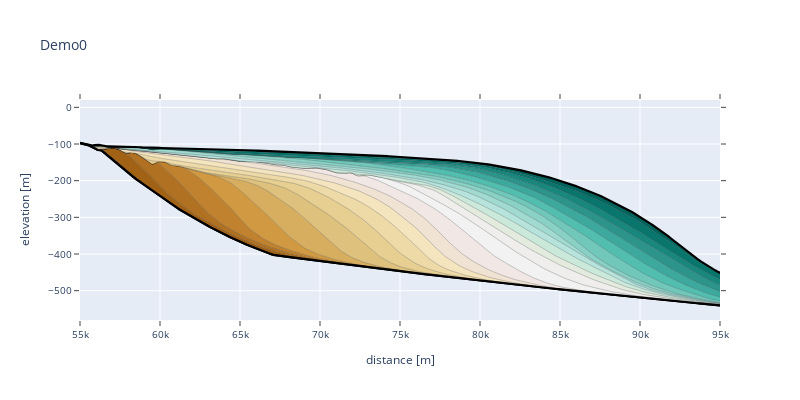

The notebook cell this image was saved under:
### Markdown cell above
# Visualization-1 (referred to Ding et al,2019)

### Code cell
import os
import re
import rdp
import numpy as np
import matplotlib.mlab as ml
import matplotlib.pyplot as plt
import stratalAnalyse as strata
# display plots in SVG format
%config InlineBackend.figure_format = 'svg'
%matplotlib inline

model_num = 0
num = 50
path = './Inputs/Models/results/demo'+str(model_num)+'_output/'
folder = path + 'h5/'
strat = strata.stratalSection(folder)
strat.loadStratigraphy(num)
x1 = strat.xi.min()
x2 = strat.xi.max()
y1 = 20000
y2 = 20000
nbpts = strat.nx
gfilt = 1
strat.buildSection(xo = x1, yo = y1, xm = x2, ym = y2, pts = nbpts, gfilter = gfilt)
strata.viewSection(width = 800, height = 400, cs = strat, title="Demo0",
            dnlay = 4, rangeX=[55000,95000], rangeY=[-580,20], linesize = 0.2)

### Figure 1 — Plotly figure (JSON) as saved in the notebook; plotly's stock layout.template omitted (floating-point values rounded to 4 significant figures; data arrays with more than 128 entries replaced by an {"elided": "..."} marker saying what was removed)
{"data": [{"line": {"color": "rgb(0, 0, 0)", "shape": "linear", "width": 2.2}, "mode": "lines", "type": "scatter", "x": {"elided": "1001 int values"}, "y": {"elided": "1001 float values"}}, {"fill": "tonexty", "fillcolor": "rgb(142, 82, 12)", "line": {"color": "rgb(0, 0, 0)", "shape": "linear", "width": 0.2}, "mode": "lines", "opacity": 0.5, "type": "scatter", "x": {"elided": "1001 int values"}, "y": {"elided": "1001 float values"}}, {"fill": "tonexty", "fillcolor": "rgb(161, 98, 22)", "line": {"color": "rgb(0, 0, 0)", "shape": "linear", "width": 0.2}, "mode": "lines", "opacity": 0.5, "type": "scatter", "x": {"elided": "1001 int values"}, "y": {"elided": "1001 float values"}}, {"fill": "tonexty", "fillcolor": "rgb(177, 113, 34)", "line": {"color": "rgb(0, 0, 0)", "shape": "linear", "width": 0.2}, "mode": "lines", "opacity": 0.5, "type": "scatter", "x": {"elided": "1001 int values"}, "y": {"elided": "1001 float values"}}, {"fill": "tonexty", "fillcolor": "rgb(192, 130, 47)", "line": {"color": "rgb(0, 0, 0)", "shape": "linear", "width": 0.2}, "mode": "lines", "opacity": 0.5, "type": "scatter", "x": {"elided": "1001 int values"}, "y": {"elided": "1001 float values"}}, {"fill": "tonexty", "fillcolor": "rgb(209, 154, 66)", "line": {"color": "rgb(0, 0, 0)", "shape": "linear", "width": 0.2}, "mode": "lines", "opacity": 0.5, "type": "scatter", "x": {"elided": "1001 int values"}, "y": {"elided": "1001 float values"}}, {"fill": "tonexty", "fillcolor": "rgb(215, 174, 95)", "line": {"color": "rgb(0, 0, 0)", "shape": "linear", "width": 0.2}, "mode": "lines", "opacity": 0.5, "type": "scatter", "x": {"elided": "1001 int values"}, "y": {"elided": "1001 float values"}}, {"fill": "tonexty", "fillcolor": "rgb(222, 193, 124)", "line": {"color": "rgb(0, 0, 0)", "shape": "linear", "width": 0.2}, "mode": "lines", "opacity": 0.5, "type": "scatter", "x": {"elided": "1001 int values"}, "y": {"elided": "1001 float values"}}, {"fill": "tonexty", "fillcolor": "rgb(231, 206, 145)", "line": {"color": "rgb(0, 0, 0)", "shape": "linear", "width": 0.2}, "mode": "lines", "opacity": 0.5, "type": "scatter", "x": {"elided": "1001 int values"}, "y": {"elided": "1001 float values"}}, {"fill": "tonexty", "fillcolor": "rgb(238, 218, 167)", "line": {"color": "rgb(0, 0, 0)", "shape": "linear", "width": 0.2}, "mode": "lines", "opacity": 0.5, "type": "scatter", "x": {"elided": "1001 int values"}, "y": {"elided": "1001 float values"}}, {"fill": "tonexty", "fillcolor": "rgb(245, 229, 190)", "line": {"color": "rgb(0, 0, 0)", "shape": "linear", "width": 0.2}, "mode": "lines", "opacity": 0.5, "type": "scatter", "x": {"elided": "1001 int values"}, "y": {"elided": "1001 float values"}}, {"fill": "tonexty", "fillcolor": "rgb(241, 227, 211)", "line": {"color": "rgb(0, 0, 0)", "shape": "linear", "width": 0.2}, "mode": "lines", "opacity": 0.5, "type": "scatter", "x": {"elided": "1001 int values"}, "y": {"elided": "1001 float values"}}, {"fill": "tonexty", "fillcolor": "rgb(241, 232, 229)", "line": {"color": "rgb(0, 0, 0)", "shape": "linear", "width": 0.2}, "mode": "lines", "opacity": 0.5, "type": "scatter", "x": {"elided": "1001 int values"}, "y": {"elided": "1001 float values"}}, {"fill": "tonexty", "fillcolor": "rgb(243, 242, 242)", "line": {"color": "rgb(0, 0, 0)", "shape": "linear", "width": 0.2}, "mode": "lines", "opacity": 0.5, "type": "scatter", "x": {"elided": "1001 int values"}, "y": {"elided": "1001 float values"}}, {"fill": "tonexty", "fillcolor": "rgb(239, 238, 236)", "line": {"color": "rgb(0, 0, 0)", "shape": "linear", "width": 0.2}, "mode": "lines", "opacity": 0.5, "type": "scatter", "x": {"elided": "1001 int values"}, "y": {"elided": "1001 float values"}}, {"fill": "tonexty", "fillcolor": "rgb(226, 235, 221)", "line": {"color": "rgb(0, 0, 0)", "shape": "linear", "width": 0.2}, "mode": "lines", "opacity": 0.5, "type": "scatter", "x": {"elided": "1001 int values"}, "y": {"elided": "1001 float values"}}, {"fill": "tonexty", "fillcolor": "rgb(203, 233, 218)", "line": {"color": "rgb(0, 0, 0)", "shape": "linear", "width": 0.2}, "mode": "lines", "opacity": 0.5, "type": "scatter", "x": {"elided": "1001 int values"}, "y": {"elided": "1001 float values"}}, {"fill": "tonexty", "fillcolor": "rgb(182, 227, 220)", "line": {"color": "rgb(0, 0, 0)", "shape": "linear", "width": 0.2}, "mode": "lines", "opacity": 0.5, "type": "scatter", "x": {"elided": "1001 int values"}, "y": {"elided": "1001 float values"}}, {"fill": "tonexty", "fillcolor": "rgb(160, 218, 209)", "line": {"color": "rgb(0, 0, 0)", "shape": "linear", "width": 0.2}, "mode": "lines", "opacity": 0.5, "type": "scatter", "x": {"elided": "1001 int values"}, "y": {"elided": "1001 float values"}}, {"fill": "tonexty", "fillcolor": "rgb(138, 209, 197)", "line": {"color": "rgb(0, 0, 0)", "shape": "linear", "width": 0.2}, "mode": "lines", "opacity": 0.5, "type": "scatter", "x": {"elided": "1001 int values"}, "y": {"elided": "1001 float values"}}, {"fill": "tonexty", "fillcolor": "rgb(112, 199, 186)", "line": {"color": "rgb(0, 0, 0)", "shape": "linear", "width": 0.2}, "mode": "lines", "opacity": 0.5, "type": "scatter", "x": {"elided": "1001 int values"}, "y": {"elided": "1001 float values"}}, {"fill": "tonexty", "fillcolor": "rgb(81, 190, 176)", "line": {"color": "rgb(0, 0, 0)", "shape": "linear", "width": 0.2}, "mode": "lines", "opacity": 0.5, "type": "scatter", "x": {"elided": "1001 int values"}, "y": {"elided": "1001 float values"}}, {"fill": "tonexty", "fillcolor": "rgb(61, 169, 158)", "line": {"color": "rgb(0, 0, 0)", "shape": "linear", "width": 0.2}, "mode": "lines", "opacity": 0.5, "type": "scatter", "x": {"elided": "1001 int values"}, "y": {"elided": "1001 float values"}}, {"fill": "tonexty", "fillcolor": "rgb(44, 148, 139)", "line": {"color": "rgb(0, 0, 0)", "shape": "linear", "width": 0.2}, "mode": "lines", "opacity": 0.5, "type": "scatter", "x": {"elided": "1001 int values"}, "y": {"elided": "1001 float values"}}, {"fill": "tonexty", "fillcolor": "rgb(24, 135, 126)", "line": {"color": "rgb(0, 0, 0)", "shape": "linear", "width": 0.2}, "mode": "lines", "opacity": 0.5, "type": "scatter", "x": {"elided": "1001 int values"}, "y": {"elided": "1001 float values"}}, {"fill": "tonexty", "fillcolor": "rgb(9, 118, 109)", "line": {"color": "rgb(0, 0, 0)", "shape": "linear", "width": 0.2}, "mode": "lines", "opacity": 0.5, "type": "scatter", "x": {"elided": "1001 int values"}, "y": {"elided": "1001 float values"}}, {"fill": "tonexty", "fillcolor": "rgb(1, 101, 93)", "line": {"color": "rgb(0, 0, 0)", "shape": "linear", "width": 2.2}, "mode": "lines", "type": "scatter", "x": {"elided": "1001 int values"}, "y": {"elided": "1001 float values"}}, {"line": {"color": "rgb(0, 0, 0)", "shape": "linear", "width": 2.2}, "mode": "lines", "type": "scatter", "x": {"elided": "1001 int values"}, "y": {"elided": "1001 float values"}}], "layout": {"font": {"size": 10}, "height": 400, "showlegend": false, "title": {"text": "Demo0"}, "width": 800, "xaxis": {"mirror": "ticks", "range": [55000, 95000], "showline": true, "ticks": "outside", "title": {"text": "distance [m]"}, "type": "linear", "zeroline": false}, "yaxis": {"mirror": "ticks", "range": [-580, 20], "showline": true, "ticks": "outside", "title": {"text": "elevation [m]"}, "type": "linear", "zeroline": false}}}
